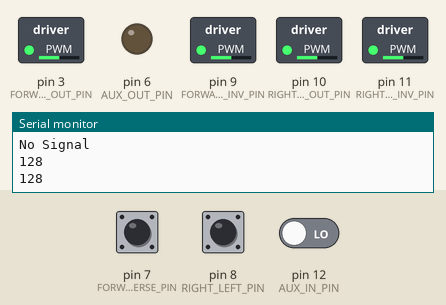
This sketch was run on a simulated Arduino Uno, built with avr-gcc and run on an emulated ATmega328P. Shown: switched loads named in the sketch (green lamp = pin HIGH), output pins drawn as LEDs (lit = HIGH), the last lines printed to the serial monitor. Inputs (shaded band) come from the test bench; at power-on: pin 8 (RIGHT_LEFT_PIN) LOW, pin 7 (FORWARD_REVERSE_PIN) LOW, pin 12 (AUX_IN_PIN) LOW.

Above: at 1.2 s.
1.3 s: pin 8 (RIGHT_LEFT_PIN) pulled HIGH for 0.15 s
At 2.2 s:
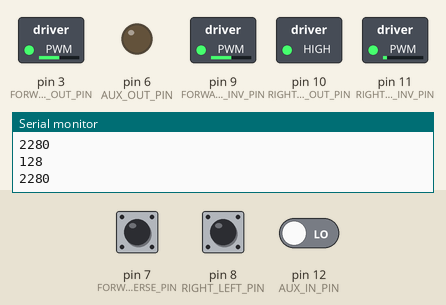
3.9 s: pin 8 (RIGHT_LEFT_PIN) pulled HIGH for 1 s
At 6.7 s:
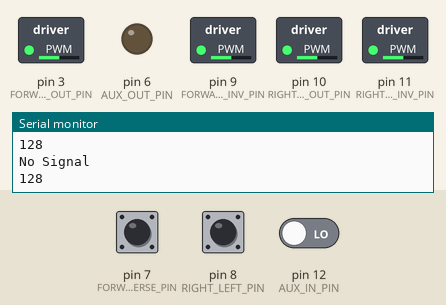
7.4 s: pin 7 (FORWARD_REVERSE_PIN) pulsed HIGH 5 times (0.12 s each, 0.3 s apart)
At 8.9 s:
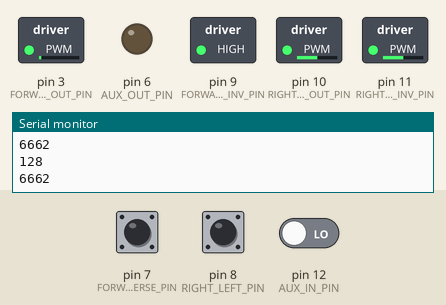
11.2 s: pin 8 (RIGHT_LEFT_PIN) pulsed HIGH 2 times (0.12 s each, 0.3 s apart)
At 12.3 s:
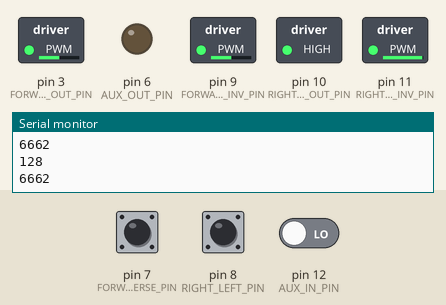
Timing chart, 0 to 14.2 s (numbered marks = the images above; inputs shaded):
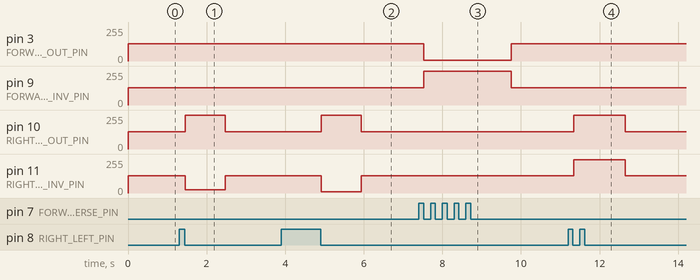

Measured:
- after the input at 1.3 s, pin 10 (RIGHT_LEFT_OUT_PIN): 128/255 → 255/255 after 0.16 s, → 128/255 1.0 s later; pin 11 (RIGHT_LEFT_OUT_INV_PIN): 128/255 → 24/255 after 0.16 s, → 128/255 1.0 s later
- after the input at 3.9 s, pin 10 (RIGHT_LEFT_OUT_PIN): 128/255 → 255/255 after 1.0 s, → 128/255 1.0 s later; pin 11 (RIGHT_LEFT_OUT_INV_PIN): 128/255 → 10/255 after 1.0 s, → 128/255 1.0 s later
- after the input at 7.4 s, pin 3 (FORWARD_REVERSE_OUT_PIN): 128/255 → 6/255 after 0.13 s, → 128/255 2.2 s later; pin 9 (FORWARD_REVERSE_OUT_INV_PIN): 128/255 → 255/255 after 0.13 s, → 128/255 2.2 s later
- after the input at 11.2 s, pin 10 (RIGHT_LEFT_OUT_PIN): 128/255 → 255/255 after 0.15 s, → 128/255 1.3 s later; pin 11 (RIGHT_LEFT_OUT_INV_PIN): 128/255 → 250/255 after 0.15 s, → 128/255 1.3 s later

The sketch:

Wheelchair_0.91.ino
```cpp
// MultiChannels
//
// rcarduino.blogspot.com
//
// A simple approach for reading three RC Channels using pin change interrupts
//
// See related posts -
// http://rcarduino.blogspot.co.uk/2012/01/how-to-read-rc-receiver-with.html
// http://rcarduino.blogspot.co.uk/2012/03/need-more-interrupts-to-read-more.html
// http://rcarduino.blogspot.co.uk/2012/01/can-i-control-more-than-x-servos-with.html
//
// rcarduino.blogspot.com
//
//  Pulse width modulation info https://www.arduino.cc/en/Reference/AnalogWrite
//

// include the pinchangeint library - see the links in the related topics section above for details
#include <PinChangeInt.h>


// Assign your channel in pins
#define FORWARD_REVERSE_PIN 7
#define RIGHT_LEFT_PIN 8
#define AUX_IN_PIN 12

// Assign your channel out pins
#define FORWARD_REVERSE_OUT_PIN 3
#define FORWARD_REVERSE_OUT_INV_PIN 9
#define RIGHT_LEFT_OUT_PIN 10
#define RIGHT_LEFT_OUT_INV_PIN 11
#define AUX_OUT_PIN 6


// These bit flags are set in bUpdateFlagsShared to indicate which
// channels have new signals
#define FORWARD_REVERSE_FLAG 1
#define RIGHT_LEFT_FLAG 2
#define AUX_FLAG 4

// holds the update flags defined above
volatile uint8_t bUpdateFlagsShared;

// shared variables are updated by the ISR and read by loop.
// In loop we immediatley take local copies so that the ISR can keep ownership of the
// shared ones. To access these in loop
// we first turn interrupts off with noInterrupts
// we take a copy to use in loop and the turn interrupts back on
// as quickly as possible, this ensures that we are always able to receive new signals
volatile uint16_t unForwardReverseInShared;
volatile uint16_t unRightLeftInShared;
volatile uint16_t unAuxInShared;

// These are used to record the rising edge of a pulse in the calcInput functions
// They do not need to be volatile as they are only used in the ISR. If we wanted
// to refer to these in loop and the ISR then they would need to be declared volatile
uint32_t ulForwardReverseStart;
uint32_t ulRightLeftStart;
uint32_t ulAuxStart;
uint32_t timer = 0;

  // define variables for later
  int ForwardReverse;
  int ForwardReverseInv;
  float ForwardReversePWM;
  int RightLeft;
  int RightLeftInv;
  float RightLeftPWM;

void setup()
{
  Serial.begin(9600);

  Serial.println("rOcK oN");

  // set PWM pins as outputs

  pinMode(FORWARD_REVERSE_OUT_PIN, OUTPUT);
  pinMode(FORWARD_REVERSE_OUT_INV_PIN, OUTPUT);
  pinMode(RIGHT_LEFT_OUT_PIN, OUTPUT);
  pinMode(RIGHT_LEFT_OUT_INV_PIN, OUTPUT);
  pinMode(AUX_OUT_PIN, OUTPUT);

 // set pins to 2.5 volts, joystick centered
  analogWrite(FORWARD_REVERSE_OUT_PIN, 128);
  analogWrite(FORWARD_REVERSE_OUT_INV_PIN, 128);
  analogWrite(RIGHT_LEFT_OUT_PIN, 128);
  analogWrite(RIGHT_LEFT_OUT_INV_PIN, 128);
  // analogWrite(AUX_OUT_PIN, 128)


  // using the PinChangeInt library, attach the interrupts
  // used to read the channels
  PCintPort::attachInterrupt(FORWARD_REVERSE_PIN, calcForwardReverse,CHANGE);
  PCintPort::attachInterrupt(RIGHT_LEFT_PIN, calcRightLeft,CHANGE);
  PCintPort::attachInterrupt(AUX_IN_PIN, calcAux,CHANGE);

   delay(50);  // add delay to allow trasmitter to power up and prevent bad readings
}

void loop()
{
  // create local variables to hold a local copies of the channel inputs
  // these are declared static so that thier values will be retained
  // between calls to loop.
  static uint16_t unForwardReverseIn = 1480;  //initialize to neutral position to prevent unintended motion
  static uint16_t unRightLeftIn = 1480;
  static uint16_t unAuxIn;
  // local copy of update flags
  static uint8_t bUpdateFlags;


  // set all output to neutral if no signal - FAIL SAFE FOR LOST RECEPTION

  if(millis()-timer > 1000)
  {
   Serial.println("No Signal");

   unRightLeftIn = 1480;
   unForwardReverseIn = 1480;

  }

  // check shared update flags to see if any channels have a new signal

  if(bUpdateFlagsShared)
  {
    noInterrupts(); // turn interrupts off quickly while we take local copies of the shared variables

    timer = millis();

    // take a local copy of which channels were updated in case we need to use this in the rest of loop
    bUpdateFlags = bUpdateFlagsShared;

    // in the current code, the shared values are always populated
    // so we could copy them without testing the flags
    // however in the future this could change, so lets
    // only copy when the flags tell us we can.

    if(bUpdateFlags & FORWARD_REVERSE_FLAG)
    {
      unForwardReverseIn = unForwardReverseInShared;
    }

    if(bUpdateFlags & RIGHT_LEFT_FLAG)
    {
      unRightLeftIn = unRightLeftInShared;
    }

    if(bUpdateFlags & AUX_FLAG)
    {
      unAuxIn = unAuxInShared;
    }

    // clear shared copy of updated flags as we have already taken the updates
    // we still have a local copy if we need to use it in bUpdateFlags
    bUpdateFlagsShared = 0;

    interrupts(); // we have local copies of the inputs, so now we can turn interrupts back on
    // as soon as interrupts are back on, we can no longer use the shared copies, the interrupt
    // service routines own these and could update them at any time. During the update, the
    // shared copies may contain junk. Luckily we have our local copies to work with :-)
  }

  // do any processing from here onwards
  // only use the local values unAuxIn, unForwardReverseIn and unRightLeftIn, the shared
  // variables unAuxInShared, unForwardReverseInShared, unRightLeftInShared are always owned by
  // the interrupt routines and should not be used in loop

  // we are checking to see if the channel value has changed, this is indicated
  // by the flags. For the simple pass through we don't really need this check,
  // but for a more complex project where a new signal requires significant processing
  // this allows us to only calculate new values when we have new inputs, rather than
  // on every cycle.

  // Radio signal; 1056 = full reverse; 1480 = neutral, 1884 = full forward
  // Output PMW; 77 = Full Reverse, 128 = neutral, 179 = full forward

  if (unForwardReverseIn < 1500 && unForwardReverseIn > 1450)  // Create deadband
  {
    ForwardReverse = 128;
    ForwardReverseInv = 128;
    analogWrite(FORWARD_REVERSE_OUT_PIN, ForwardReverse);
    analogWrite(FORWARD_REVERSE_OUT_INV_PIN, ForwardReverseInv);

    Serial.println(ForwardReverse);
  }

  else
  {
    ForwardReversePWM = (unForwardReverseIn-1056)/8.11;
    ForwardReverse = 77 + (int) ForwardReversePWM;
    ForwardReverseInv = 179 - (int) ForwardReversePWM;
    analogWrite(FORWARD_REVERSE_OUT_PIN, ForwardReverse);
    analogWrite(FORWARD_REVERSE_OUT_INV_PIN, ForwardReverseInv);

    Serial.println(ForwardReverse);
    // Serial.println(unForwardReverseIn);
    // Serial.println(ForwardReverse);


   }

  if (unRightLeftIn < 1500 && unRightLeftIn > 1450)  // Create deadband
  {
    RightLeft = 128;
    RightLeftInv = 128;
    analogWrite(RIGHT_LEFT_OUT_PIN, RightLeft);
    analogWrite(RIGHT_LEFT_OUT_INV_PIN, RightLeftInv);

    Serial.println(RightLeft);
   // Serial.println(unRightLeftIn);


  }

  else
  {
    RightLeftPWM = (unRightLeftIn-1056)/8.11;
    RightLeft = 77 + (int) RightLeftPWM;
    RightLeftInv = 179 - (int) RightLeftPWM;
    analogWrite(RIGHT_LEFT_OUT_PIN, RightLeft);
    analogWrite(RIGHT_LEFT_OUT_INV_PIN, RightLeftInv);

    Serial.println(RightLeft);
    // Serial.println(unRightLeftIn);
    // Serial.println(RightLeft);
    // Serial.println(RightLeft);


   }


}


// simple interrupt service routine
void calcForwardReverse()
{
  // if the pin is high, its a rising edge of the signal pulse, so lets record its value
  if(digitalRead(FORWARD_REVERSE_PIN) == HIGH)
  {
    ulForwardReverseStart = micros();

  }
  else
  {
    // else it must be a falling edge, so lets get the time and subtract the time of the rising edge
    // this gives use the time between the rising and falling edges i.e. the pulse duration.
    unForwardReverseInShared = (uint16_t)(micros() - ulForwardReverseStart);
    // use set the throttle flag to indicate that a new throttle signal has been received
    bUpdateFlagsShared |= FORWARD_REVERSE_FLAG;
  }

}

void calcRightLeft()
{
  if(digitalRead(RIGHT_LEFT_PIN) == HIGH)
  {
    ulRightLeftStart = micros();
  }
  else
  {
    unRightLeftInShared = (uint16_t)(micros() - ulRightLeftStart);
    bUpdateFlagsShared |= RIGHT_LEFT_FLAG;
  }
}

void calcAux()
{
  if(digitalRead(AUX_IN_PIN) == HIGH)
  {
    ulAuxStart = micros();
  }
  else
  {
    unAuxInShared = (uint16_t)(micros() - ulAuxStart);
    bUpdateFlagsShared |= AUX_FLAG;
  }
}
```
